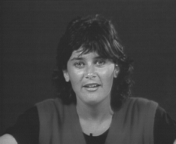
%> input picture Hw2_motion_detection/bak/missa_1.tif, 176 x 144 px
$ octave shs2016f_assignment2_2_a.m   (GNU Octave 9; MATLAB toolbox functions it lacks are replaced by stand-ins)
%> lines starting %> are read from the running program, lines starting %| are printed output that depends on the picture; in (x1, y1, x2, y2) boxes, pixels count from 0 and x2, y2 are one past the last pixel; in counts of white or black regions, pixels touching at a corner belong together; the program's own positions count from 1
### Hw2_motion_detection/shs2016f_static_thre.m
function det_res = shs2016f_static_thre(prev_f,next_f,Sig)
%SHS2016F_STATIC_THRE Summary of this function goes here
%   Detailed explanation goes here

theta=1;
MrS=5;
[H,W] = size(prev_f);
thre = 2 * Sig.^2 * log(theta * MrS);
thre_mat = repmat(thre,H,W);
Psi_k = next_f - prev_f;
det_res = Psi_k.^2 > thre_mat;

end

### Hw2_motion_detection/shs2016f_adapt_thre.m
function [ MRF_res ] = shs2016f_adapt_thre( prev_f,next_f,last_state,Sig ,T)
%SHS2016F_FIRST_MAR_THRE Summary of this function goes here
%   Detailed explanation goes here

theta=1;
MrS=5;
[H,W] = size(prev_f);

MRF_res = zeros(H,W,'logical');

for i = 1:H
    for j = 1:W
        %create the 8 nei index matrix
        nei = [i-1,j;   i,j-1;   i+1,j;   i,j+1;
               i-1,j-1; i-1,j+1; i+1,j+1; i+1,j-1];
        %remove the unavaliable index
        k = nei(:,1)<=0  |  nei(:,2)<=0 | nei(:,1)>H | nei(:,2)>W;
        nei(k,:) = [];
        %turn x and y index into one dim dix array.
        nei_idx = (nei(:,1) - 1).* 144 + nei(:,2);
        %calculate the number of stationary and moving labels in the neighborhood
        Qs = sum(last_state(nei_idx) == 0);
        Qm = sum(last_state(nei_idx) == 1);

        %apply Markov adaptive thresold
        psi_k = (next_f(i,j) - prev_f(i,j)).^2;
        ada_tres = (2 * Sig.^2 * (log(theta * MrS) + (Qs - Qm)/T));
        MRF_res(i,j) = psi_k > ada_tres;

    end
end


end

### Hw2_motion_detection/shs2016f_assignment2_2_a.m
% Assume θ=1 and σM /σS =5. First, select values of σS^2 , for each of the image pairs be-
% % low, that give satisfactory fixed-threshold detection results. Then, with the selected
% value for σ^S 2 select value of T that gives satisfactory results for variable-threshold
% first-order neighborhood detection. Finally, apply the second-order neighborhood
% algorithm with the same set of parameters.
clc
clear

% Miss America
prev_f = imread('missa_1.tif');
%> prev_f is the input picture: size 144x176 uint8; min 38, max 204, mean 63.3
next_f = imread('missa_50.tif');
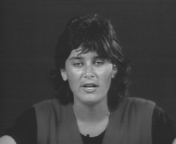
%> input picture Hw2_motion_detection/bak/missa_50.tif, 176 x 144 px
%> next_f is the input picture: size 144x176 uint8; min 38, max 205, mean 63.6
Sig = 5;
missa_det_res = shs2016f_static_thre(prev_f,next_f,Sig);
%> in shs2016f_static_thre, `det_res = Psi_k.^2 > thre_mat;`: det_res: size 144x176 logical; 8.3% white; 91 white regions (72 under 20 px), largest, box (x1, y1, x2, y2) and area: (60, 43, 90, 137) 739, (53, 102, 65, 144) 140, (32, 104, 40, 144) 119

T = 6;
first_order_Mar = shs2016f_adapt_thre( prev_f,next_f,missa_det_res,Sig,T);
%> after the loop in shs2016f_adapt_thre, `for i = 1:H`:
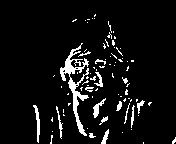
%> MRF_res: size 144x176 logical; 6.7% white; 82 white regions (66 under 20 px), largest, box (x1, y1, x2, y2) and area: (60, 43, 89, 136) 692, (33, 105, 40, 143) 108, (93, 98, 106, 118) 88
%> after the loop in shs2016f_adapt_thre, `for i = 1:H`: nei = [143 176; 144 175; 143 175]
second_order_Mar = shs2016f_adapt_thre( prev_f,next_f,first_order_Mar,Sig,T);
%> after the loop in shs2016f_adapt_thre (call 2), `for i = 1:H`: MRF_res: size 144x176 logical; 6.7% white; 77 white regions (60 under 20 px), largest, box (x1, y1, x2, y2) and area: (68, 68, 89, 136) 366, (60, 43, 89, 81) 328, (33, 105, 40, 143) 108

figure('Name','missa','NumberTitle','off');
subplot(2,2,1),imshow('missa_50.tif')
subplot(2,2,2),imshow(missa_det_res)
subplot(2,2,3),imshow(first_order_Mar)
subplot(2,2,4),imshow(second_order_Mar)


% Container
prev_f = imread('container_1.tif');
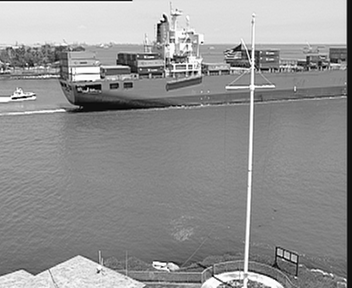
%> input picture Hw2_motion_detection/bak/container_1.tif, 352 x 288 px
%> prev_f is the input picture: size 288x352 uint8; min 0, max 255, mean 146
next_f = imread('container_30.tif');
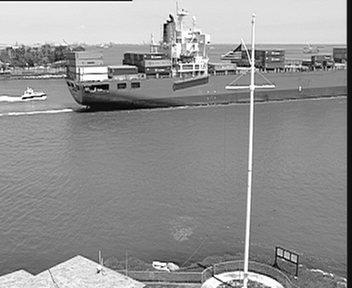
%> input picture Hw2_motion_detection/bak/container_30.tif, 352 x 288 px
%> next_f is the input picture: size 288x352 uint8; min 0, max 255, mean 146.2
Sig = 7;
container_det_res = shs2016f_static_thre(prev_f,next_f,Sig);
%> in shs2016f_static_thre (call 2), `det_res = Psi_k.^2 > thre_mat;`: det_res: size 288x352 logical; 6.1% white in thin lines or dots

T = 10;
first_order_Mar = shs2016f_adapt_thre( prev_f,next_f,container_det_res,Sig,T);
%> after the loop in shs2016f_adapt_thre (call 3), `for i = 1:H`: MRF_res: size 288x352 logical; 5.1% white in thin lines or dots
second_order_Mar = shs2016f_adapt_thre( prev_f,next_f,first_order_Mar,Sig,T);
%> after the loop in shs2016f_adapt_thre (call 4), `for i = 1:H`: MRF_res: size 288x352 logical; 5.1% white in thin lines or dots


figure('Name','container','NumberTitle','off');
subplot(2,2,1),imshow('container_30.tif')
subplot(2,2,2),imshow(container_det_res)
subplot(2,2,3),imshow(first_order_Mar)
subplot(2,2,4),imshow(second_order_Mar)


% Coastguard
prev_f = imread('coastguard_90.tif');
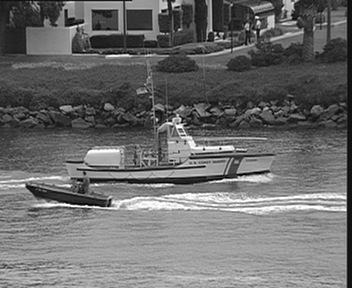
%> input picture Hw2_motion_detection/bak/coastguard_90.tif, 352 x 288 px
%> prev_f is the input picture: size 288x352 uint8; min 1, max 255, mean 108.2
next_f = imread('coastguard_95.tif');
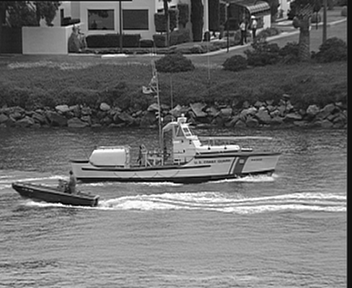
%> input picture Hw2_motion_detection/bak/coastguard_95.tif, 352 x 288 px
%> next_f is the input picture: size 288x352 uint8; min 1, max 255, mean 108.5

Sig = 7;
coastguard_det_res = shs2016f_static_thre(prev_f,next_f,Sig);
%> call 3 of shs2016f_static_thre, with Sig = 7
%> in shs2016f_static_thre (call 3), `det_res = Psi_k.^2 > thre_mat;`:
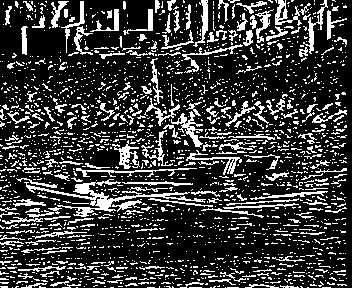
%> det_res: size 288x352 logical; 22.3% white in thin lines or dots

T = 12;
first_order_Mar = shs2016f_adapt_thre( prev_f,next_f,coastguard_det_res,Sig,T);
%> (the run ends here)
